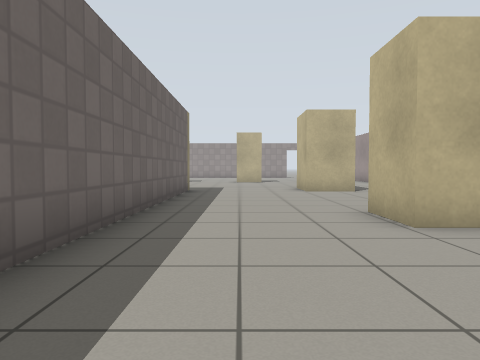
[1] (above)

24 first-person views from a walk through a Gazebo world. The camera is 0.72 m above the floor, tilts 2° down and sees 70° across. The floor is counted in squares, 1 m on a side. Each view is taken from the middle of a square. On the plan, view 1 faces up. The plan holds only what a view shows up to about 11 squares ahead; the rest is blank. Gazebo's built-in surfaces are drawn with simple patterns.

[2]
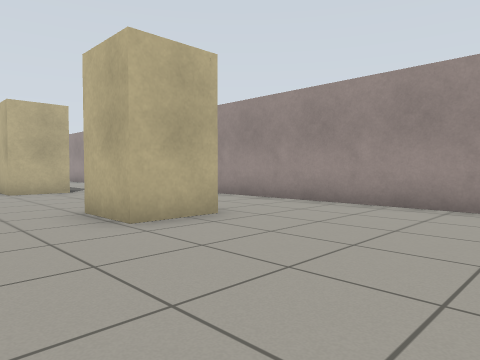

[3]
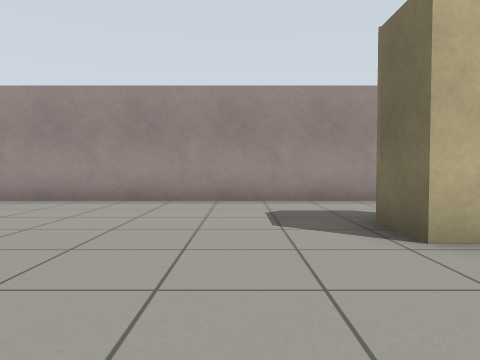

[4]
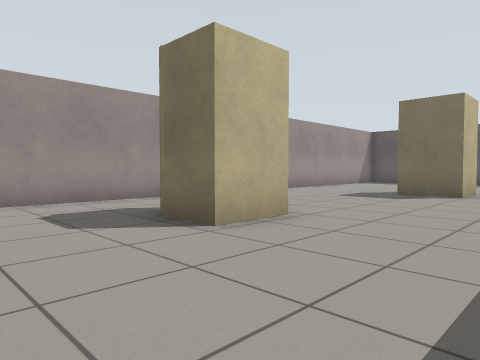

[5]
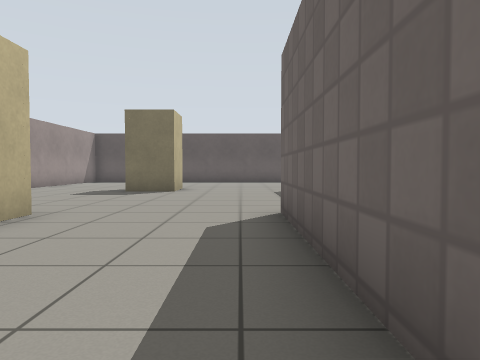

[6]
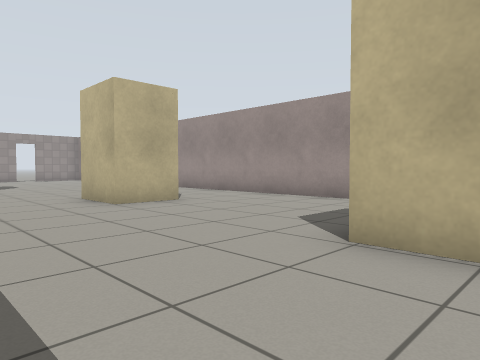

[7]
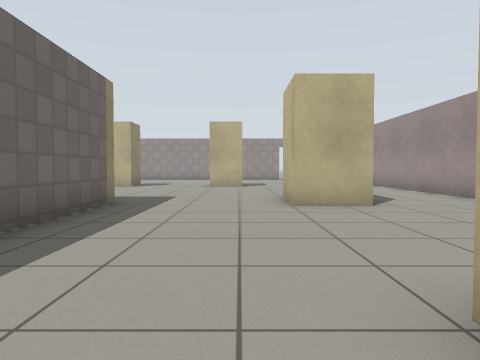

[8]
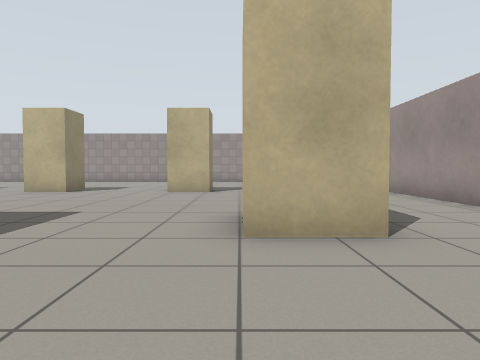

[9]
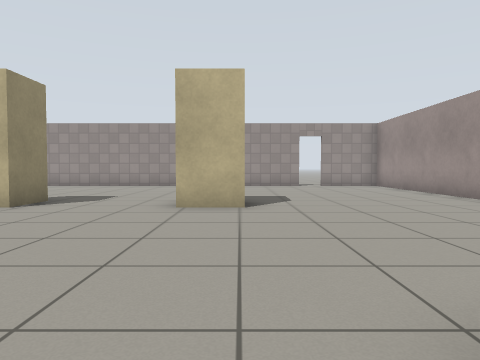

[10]
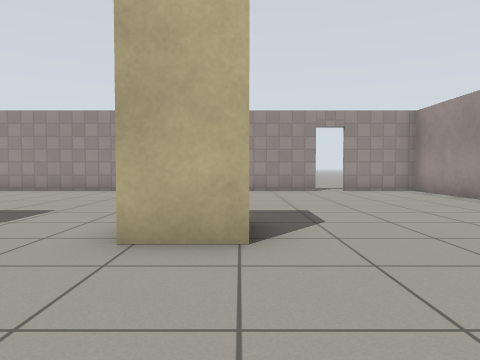

[11]
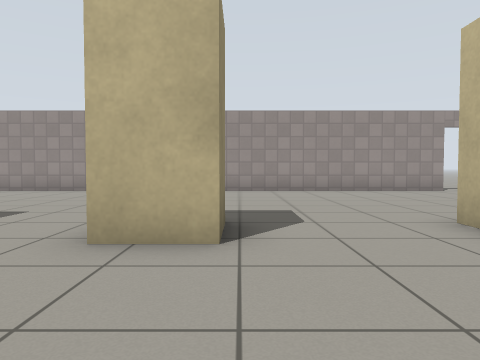

[12]
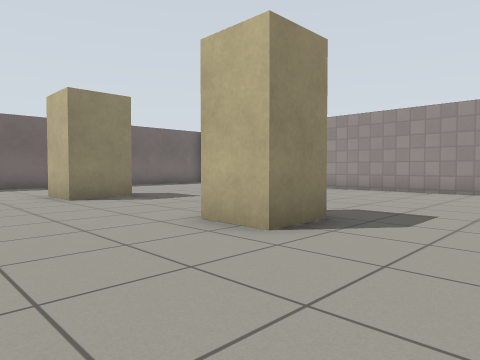

[13]
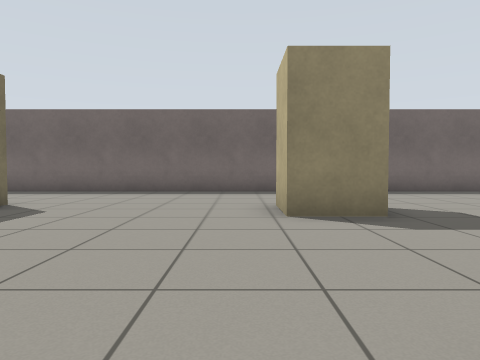

[14]
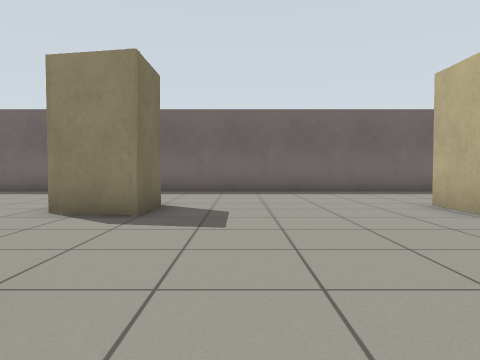

[15]
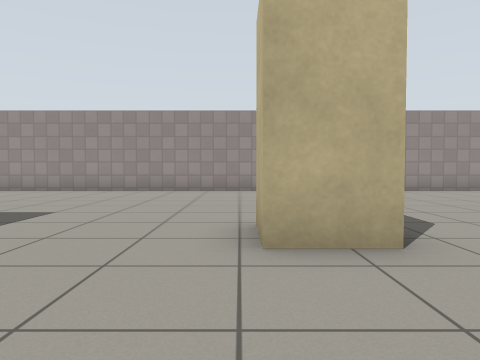

[16]
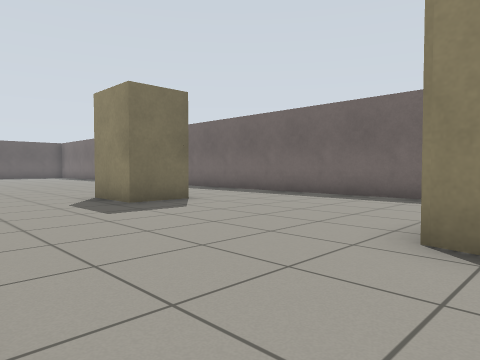

[17]
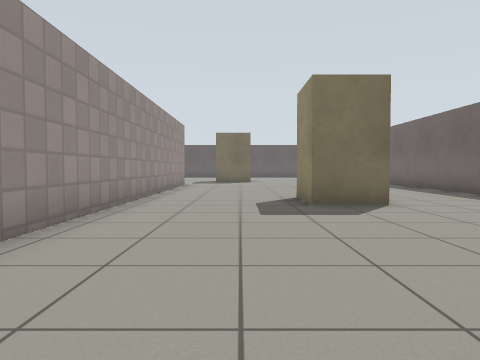

[18]
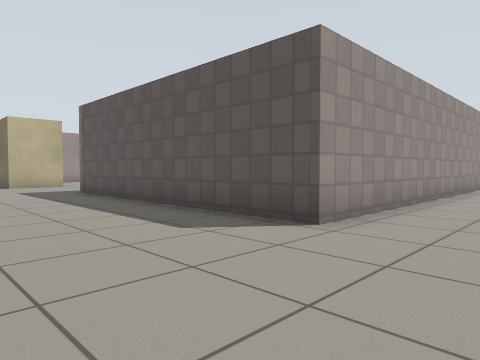

[19]
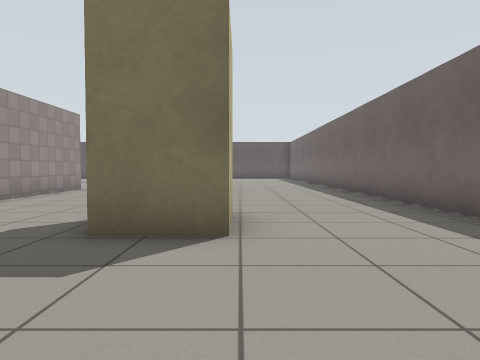

[20]
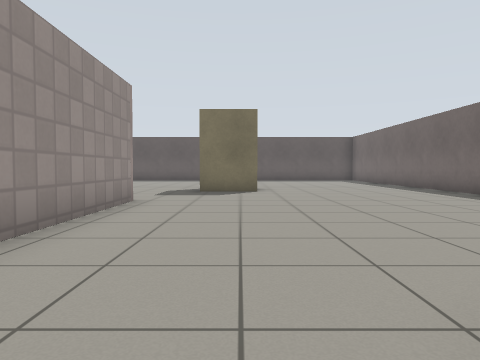

[21]
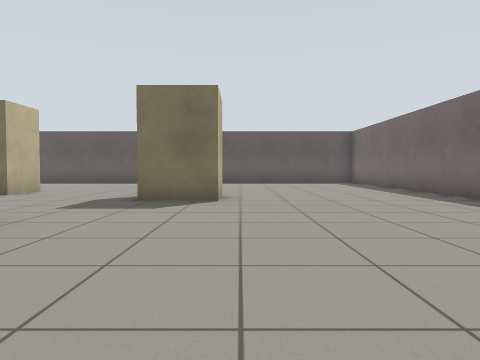

[22]
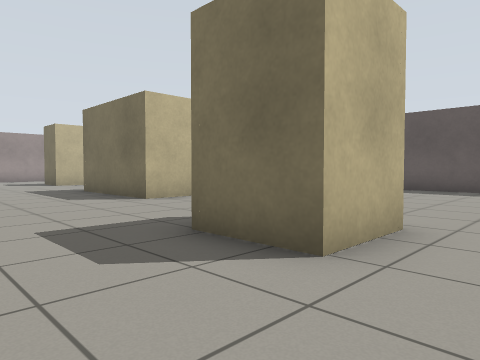

[23]
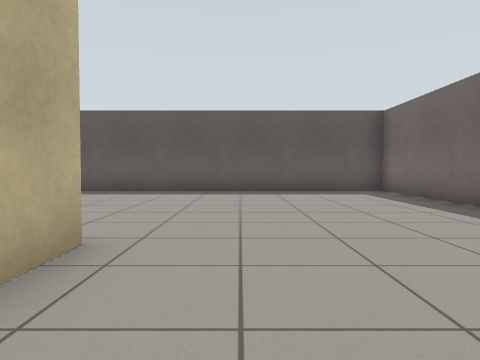

[24]
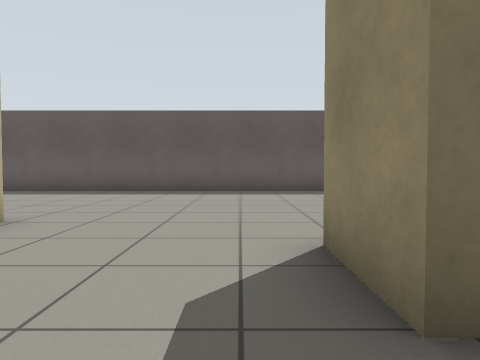

### Floor plan
Points are (right, up) in squares from view 1. A wall is a line through its corners. A room is listed if a view was taken in it or the views show most of it. See-through windows are left out.
Room 1 (views 1, 2, 3, 4, 5, 6, 7, 8)
walls: (3.6, 4.1) (2.1, 4.1) (2.1, 5.6); (2.1, -3.4) (2.1, -1.8) (3.5, -1.8); (3.6, 10.5) (2.1, 10.5); (6.5, -3.8) (6.5, 9.4); (-1.7, 11.2) (-1.7, -3.6)
ways out: opening at (2.5, -3.3) to room 2; opening at (2.5, 9.7) to room 2
Room 2 (views 9, 10, 11, 12, 13, 14, 15, 16, 17, 18, 19, 20, 21, 22, 23, 24)
walls: (-14.9, 2.9) (-14.9, 4.4) (-13.4, 4.4) (-13.4, 2.6); (-14.8, 11.5) (-13.2, 11.5) (-13.5, 9.8); (-9.7, -3.5) (-9.7, 11.2) (-1.7, 11.2); (-18.5, -5.2) (-18.5, -15.7) (-2.5, -15.7); (2.1, 10.5) (2.1, 12.4); (-12.5, -8.3) (-12.5, -6.4) (-10.8, -6.4) (-10.8, -8.2); (-7.5, 18.4) (-7.5, 17) (-8.8, 17) (-8.8, 18.4); (-13.1, 18.3) (-13.1, 16.7) (-14.6, 16.7); (-6.8, -9.6) (-6.8, -8.1) (-3, -8.1); (-3.2, 18.5) (-3.2, 17.2) (-4.5, 17.2); (-0.2, 18) (-0.2, 18.5); (-18.5, 19) (-18.5, -3); (6.5, 9.4) (6.5, 24.7) (4.3, 24.7); (1.1, 18) (1.1, 17.2) (-0.2, 17.2); (1, -10.1) (1, -8.5) (2.6, -8.5); (-18.5, 23.4) (-18.5, 20.5); (3.5, 24.7) (-16.6, 24.7)
ways out: opening at (2.5, -3.3) to room 1; opening at (2.5, 9.7) to room 1; open door at (4, 25)

Where each view was taken, in squares from view 1:
view 1: 0 up, 0 right, facing up
view 2: 0 up, 0 right, facing up-right
view 3: 0 up, 1 left, facing right
view 4: 1 up, 1 left, facing down-right
view 5: 2 up, 1 left, facing down
view 6: 4 up, 1 left, facing up-right
view 7: 4 up, 1 right, facing up
view 8: 7 up, 2 right, facing up
view 9: 11 up, 1 right, facing up
view 10: 14 up, 1 right, facing up
view 11: 14 up, 3 left, facing up
view 12: 14 up, 5 left, facing up-left
view 13: 16 up, 8 left, facing left
view 14: 13 up, 8 left, facing left
view 15: 14 up, 9 left, facing up
view 16: 11 up, 10 left, facing down-left
view 17: 11 up, 12 left, facing down
view 18: 15 up, 12 left, facing down-right
view 19: 8 up, 15 left, facing down
view 20: 4 up, 12 left, facing down
view 21: 1 up, 13 left, facing down
view 22: 4 down, 14 left, facing down-right
view 23: 5 down, 14 left, facing down
view 24: 5 down, 10 left, facing down
